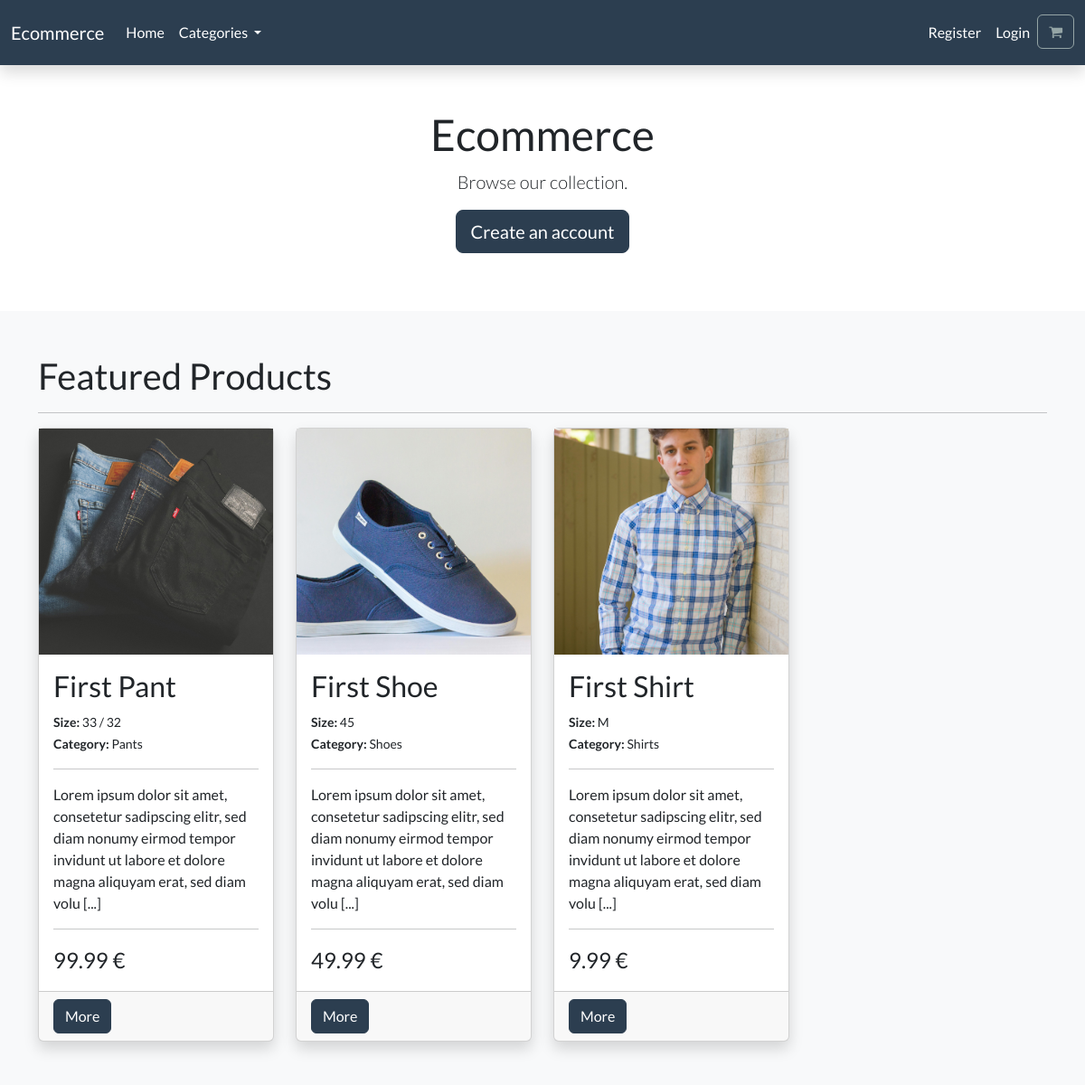
The app's page /, older data.
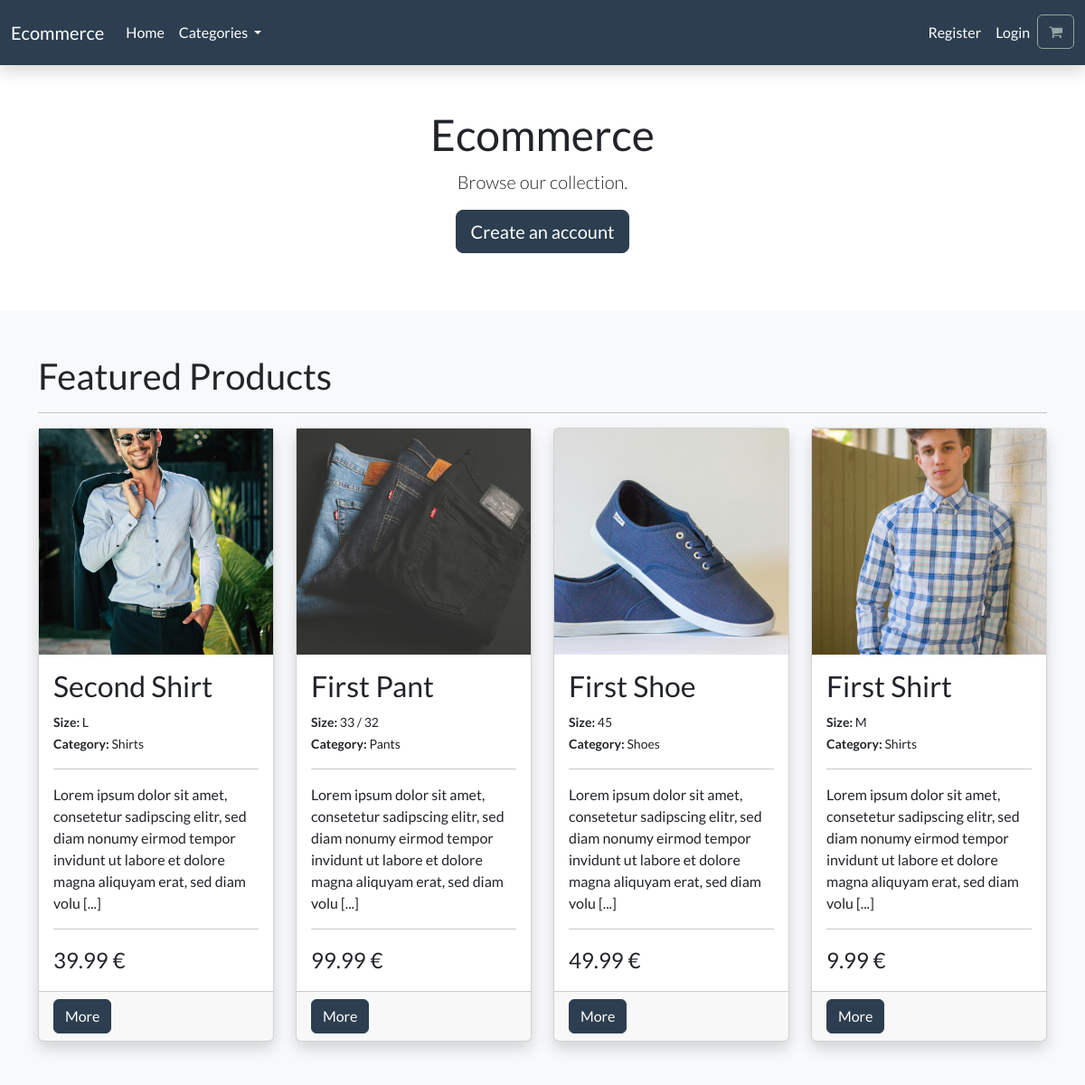
The same page, newer data.
### store/models.py (models this page shows, shortened)
class BaseTimeStampMixin(models.Model):
    created_at = models.DateTimeField(auto_now_add=True, verbose_name=_("created at"))
    updated_at = models.DateTimeField(auto_now=True, verbose_name=_("updated at"))
    class Meta:
        abstract = True

class Product(BaseTimeStampMixin):
    category = models.ForeignKey(Category, blank=True, on_delete=models.CASCADE, null=True, related_name="products", verbose_name=_("category"))
    title = models.CharField(max_length=250, verbose_name=_("title"))
    size = models.ForeignKey(Size, blank=True, null=True, on_delete=models.SET_NULL, related_name="products_size", verbose_name=_("size"))
    brand = models.CharField(max_length=250, default="un-branded", verbose_name=_("brand"))
    description = models.TextField(blank=True, verbose_name=_("description"))
    slug = models.SlugField(max_length=255, unique=True, verbose_name=_("slug"))
    price = models.DecimalField(max_digits=4, decimal_places=2, verbose_name=_("price"))
    image = models.ImageField(upload_to="images/", verbose_name=_("image"))
    featured = models.BooleanField(default=False, verbose_name=_("featured"))
    published = models.BooleanField(default=True, verbose_name=_("published"))
    @property
    def short_description(self):
        return self.description[:150] + " [...]"
    def get_absolute_url(self):
        return reverse("store:product_detail", kwargs={"slug": self.slug})
    class Meta:
        verbose_name_plural = _("products")
        ordering = [
            "-created_at"
        ]

class Size(models.Model):
    name = models.CharField(max_length=50, verbose_name=_("name"))
    def __str__(self):
        return self.name
    class Meta:
        ordering = [
            "name"
        ]

class Category(BaseTimeStampMixin):
    name = models.CharField(max_length=250, db_index=True, verbose_name=_("name"))
    slug = models.SlugField(max_length=250, unique=True, verbose_name=_("slug"))
    def __str__(self):
        return self.name
    def get_absolute_url(self):
        return reverse("store:category_detail", kwargs={"slug": self.slug})
    class Meta:
        verbose_name_plural = _("categories")
        ordering = [
            "name"
        ]

### store/views.py (the view)
# urls.py: path("", views.index, name="index"),
def index(request):
    products_featured = models.Product.objects.filter(published=True, featured=True)
    return render(request, "store/index.html", {
        "title": _("Home"),
        "products_featured": products_featured
    })

### cart/context_processors.py (called while the page is built)
def cart(request):
    return {
        "cart": Cart(request)
    }

### store/context_processors.py (called while the page is built)
def categories(request):
    categories_all = models.Category.objects.all()
    return {
        "categories_all": categories_all
    }

### store/templates/store/index.html (shortened to what this page needs)
{% extends "base.html" %}
{% block content %}
    <section>
        <div class="container py-5 text-center">
            <h1>Ecommerce</h1>
            <p class="lead">
                Browse our collection.
            </p>
            <p>
                <a class="btn btn-primary btn-lg" href="#">Create an account</a>
            </p>
        </div>
    </section>
    <section class="bg-body-tertiary">
        <div class="container py-5">
            <h2>Featured Products</h2>
            <hr>
            {% if products_featured %}
                <div class="row row-cols-1 row-cols-lg-4 g-4">
                    {% for product in products_featured %}
                        <div class="col">
                            {% include "./includes/_product_card.html" with title=product.title description=product.short_description img_src=product.image.url url=product.get_absolute_url price=product.price size=product.size category=product.category  %}
                        </div>
                    {% endfor %}
                </div>
            {% endif %}
        </div>
    </section>
{% endblock %}

### templates/base.html (shortened to what this page needs)
{% load static %}
<!DOCTYPE html>
<html lang="en">
<head>
    <link rel="stylesheet" href="{% static "css/style.css" %}">
    <link rel="stylesheet" href="https://cdnjs.cloudflare.com/ajax/libs/font-awesome/4.7.0/css/font-awesome.min.css">
</head>
<body>
    <header>
        {% include "includes/_navbar.html" %}
    </header>
    <main>
        {% block content %}{% endblock %}
    </main>
</body>
</html>

### templates/includes/_navbar.html (shortened to what this page needs)
{% load static i18n %}
<nav class="navbar bg-primary navbar-expand-lg shadow" data-bs-theme="dark">
  <div class="container-fluid">
    <a class="navbar-brand" href="{% url 'store:index' %}">Ecommerce</a>
    <div class="collapse navbar-collapse" id="navbarSupportedContent">
      <ul class="navbar-nav me-auto mb-2 mb-lg-0">
        <li class="nav-item">
          <a class="nav-link" href="{% url 'store:index' %}"
            >{% trans "Home" %}</a
          >
        </li>
        <li class="nav-item dropdown">
          <a
            class="nav-link dropdown-toggle text-white"
            href="#"
            id="navbarDropdown"
            role="button"
            data-bs-toggle="dropdown"
            aria-expanded="false"
          >
            Categories
          </a>
        </li>
      </ul>
      <ul class="navbar-nav mb-2 mb-lg-0">
        <li class="nav-item">
          <a class="nav-link" href="#">{% trans "Register" %}</a>
        </li>
        <li class="nav-item">
          <a class="nav-link" href="#">{% trans "Login" %}</a>
        </li>
        <li class="nav-item">
          <a class="btn btn-outline-secondary" type="button" role="button" href="{% url "cart:index" %}"><i class="fa fa-shopping-cart" aria-hidden="true"> </i></a>
        </li>
      </ul>
    </div>
  </div>
</nav>

### store/templates/store/includes/_product_card.html
{% load i18n %}
<div class="card h-100 shadow">
    <img class="object-fit-cover d-block" style="height: 250px;" src="{{ img_src }}" class="card-img-top" alt="{{ title }}">
    <div class="card-body">
        <h3 class="card-title">{{ title }}</h3>
        <div class="meta">
            <small>
                <strong>{% trans "Size" %}: </strong>{{ size }}
                <br>
                <strong>{% trans "Category" %}: </strong>{{ category }}
            </small>
        </div>
        <hr>
        <p class="card-text">{{ description }}</p>
        <hr>
        <div class="price fs-4">
            {{ price }} €
        </div>
    </div>
    <div class="card-footer">
        <a class="btn btn-primary" href="{{ url }}">{% trans "More" %}</a>
    </div>
</div>

Row changes from the older to the newer data that the page shows:
added Product: shows a picture, title "Second Shirt", {{ category }} "Shirts", description "Lorem ipsum dolor sit amet, consetetur sadipscing elitr, sed diam nonumy eirmod tempor invidunt ut labore et dolore magna aliquyam erat, sed diam volu [...]", price "39.99"
added Size: name "L"
